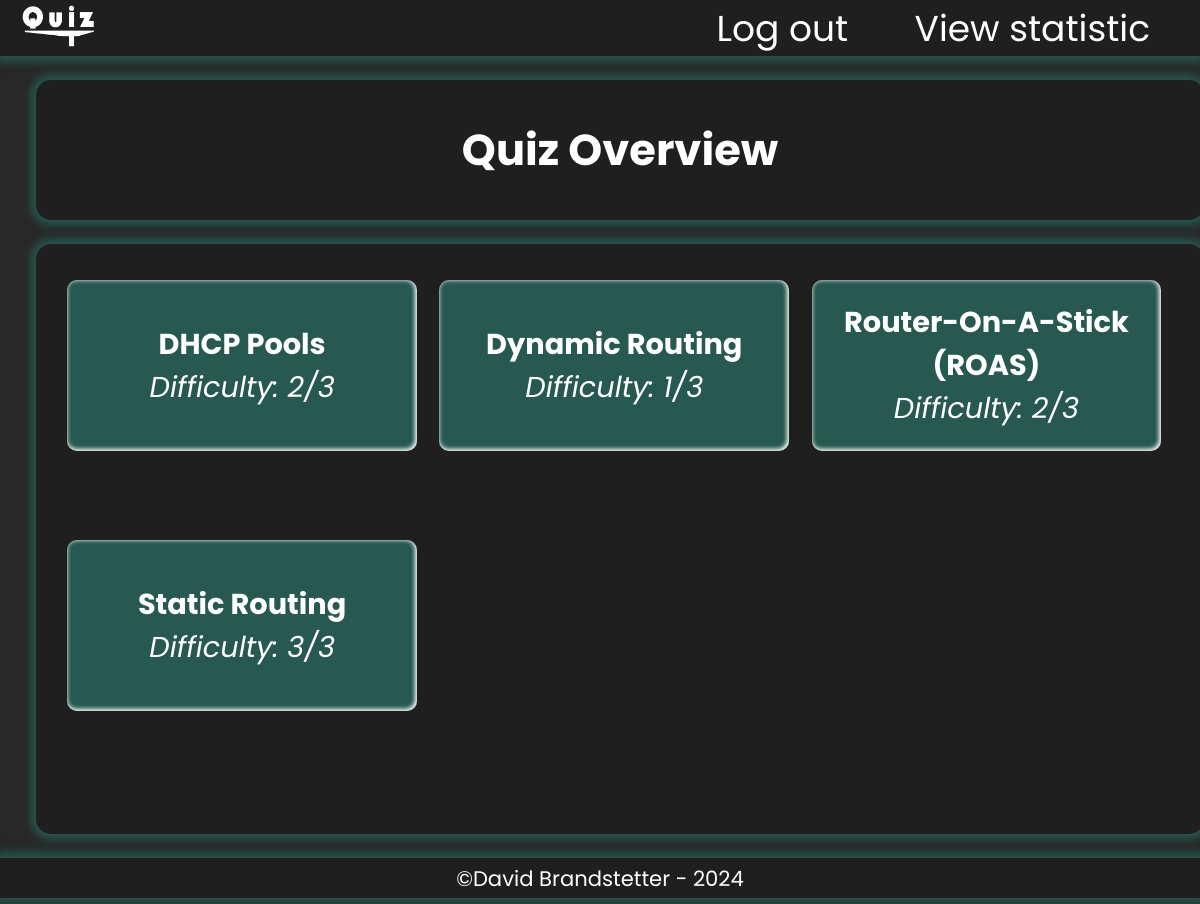
Screenshot of /php/dashboard_quizzes.php?user_id=1&topic_id=2 with the database file from the repository.
### tables this page shows
CREATE TABLE IF NOT EXISTS Quiz
(
    PK_quizID     INT PRIMARY KEY,
    title         VARCHAR(80),
    difficulty    INT,
    FK_PK_topicID INT,
    CONSTRAINT const_quiz_topicID FOREIGN KEY (FK_PK_topicID) REFERENCES Topic (PK_topicID)
);

### php/dashboard_quizzes.php (the view, shortened to what this page needs)
<!DOCTYPE html>
<html lang="en">
<head>
    <link rel="stylesheet" href="https://cdnjs.cloudflare.com/ajax/libs/animate.css/4.1.1/animate.min.css"/>
    <link rel="stylesheet" href="../css/styles.css">
</head>
<body>
<?php include 'header.php' ?>
<main>
    <section id="main-container" class="container animate__animated animate__bounceIn">
        <h1>Quiz Overview</h1>
    </section>
    <section id="quiz-container" class="container animate__animated animate__bounceIn">
        <?php
        $servername = "localhost";
        $account = "root";
        $credentials = "";
        $dbname = "QuizIT";
        $user_id = $_GET['user_id'];
        $topic_id = $_GET['topic_id'];
        try {
            $connection = new PDO("mysql:host=$servername;dbname=$dbname", $account, $credentials);
            $connection->setAttribute(PDO::ATTR_ERRMODE, PDO::ERRMODE_EXCEPTION);
            $quizzes = $connection->prepare('SELECT PK_quizID AS quiz_id, title, difficulty FROM User LEFT OUTER JOIN User_Topic ON User.PK_userID = User_Topic.FK_PK_userID LEFT OUTER JOIN Topic ON User_Topic.FK_PK_topicID = Topic.PK_topicID LEFT OUTER JOIN Quiz ON Topic.PK_topicID = Quiz.FK_PK_topicID WHERE User.PK_userID = :user_id AND User_Topic.unlocked = 1 AND PK_topicId = :topic_id ORDER BY Quiz.title');
            $quizzes->bindParam(':user_id', $user_id);
            $quizzes->bindParam(':topic_id', $topic_id);
            if ($quizzes->execute()) {
                foreach ($quizzes as $quiz) {
                    echo "<a class=\"element\" href=\"quiz.php?user_id=" . $user_id . "&quiz_id=" . $quiz['quiz_id'] . "&title=" . $quiz["title"] . "&index=0\">";
                    echo "<div>";
                    echo $quiz['title'];
                    echo "<br>";
                    echo "<span class='difficulty'>Difficulty: " . $quiz['difficulty'] . "/3</span>";
                    echo "</div>";
                    echo "</a>";
                }
            }
        } catch (PDOException $e) {
            header("Location: signup.php?database-error=true");
            exit;
        }
        ?>
    </section>
</main>
<?php include 'footer.php' ?>
</body>
</html>

### css/styles.css (style rules this page uses)
:root { --black: #1f1f1f; --dark-grey: #282828; --dark-green: #275950; --light-green: #91F2E9; --white: #FFFFFF; font-size: 1.5rem; font-family: "Poppins", sans-serif; }
html { min-width: 300px; min-height: 250px; }
body { background-color: var(--dark-grey); color: var(--white); overflow: auto; padding: 0; margin: 0; }
h1 { font-size: 2.5em; }
.container, .container-stable { text-align: center; background-color: var(--black); margin: 30vh 30vw 30vh 30vw; height: 35vh; width: 40vw; padding: 20px; border-radius: 15px; box-shadow: 0 0 10px 5px var(--dark-green); min-height: 500px; min-width: 600px; }
a, #redirect-link, #redirect-link:active, #redirect-link:focus, #redirect-link:hover { background: none; border: none; font-size: 0.88rem; color: var(--light-green); text-decoration: underline; cursor: pointer; padding: 10px; margin: 0; }
#main-container { text-align: center; display: flex; justify-content: center; align-items: center; background-color: var(--black); margin: 3vh 3vw 3vh 3vw; height: 5vh; width: 94vw; padding: 20px; border-radius: 15px; box-shadow: 0 0 10px 5px var(--dark-green); min-height: 100px; min-width: 600px; }
#quiz-container { display: flex; justify-content: start; align-items: start; flex-flow: row wrap; background-color: var(--black); margin: 0 3vw 3vh 3vw; height: 65vh; width: 94vw; padding: 20px 20px 50px 20px; border-radius: 15px; box-shadow: 0 0 10px 5px var(--dark-green); min-height: 100px; min-width: 600px; }
#main-container h1 { margin: 0; padding: 0; color: var(--white); font-size: 1.8rem; }
.element { display: flex; justify-content: center; align-items: center; flex-flow: column nowrap; row-gap: 20px; margin: 2vh 1% 0 1%; padding: 0.5%; border-radius: 10px; background-color: var(--dark-green); box-shadow: -1px -1px 4px 1px var(--white) inset; text-decoration: none; font-weight: bold; color: var(--white); width: 30%; font-size: 1.2rem; height: 20vh; cursor: pointer; outline: none; }
.difficulty { font-weight: normal; font-style: italic; }

### rows the page displays
quiz: title "DHCP Pools", difficulty "2"
quiz: title "Dynamic Routing", difficulty "1"
quiz: title "Router-On-A-Stick (ROAS)", difficulty "2"
quiz: title "Static Routing", difficulty "3"
